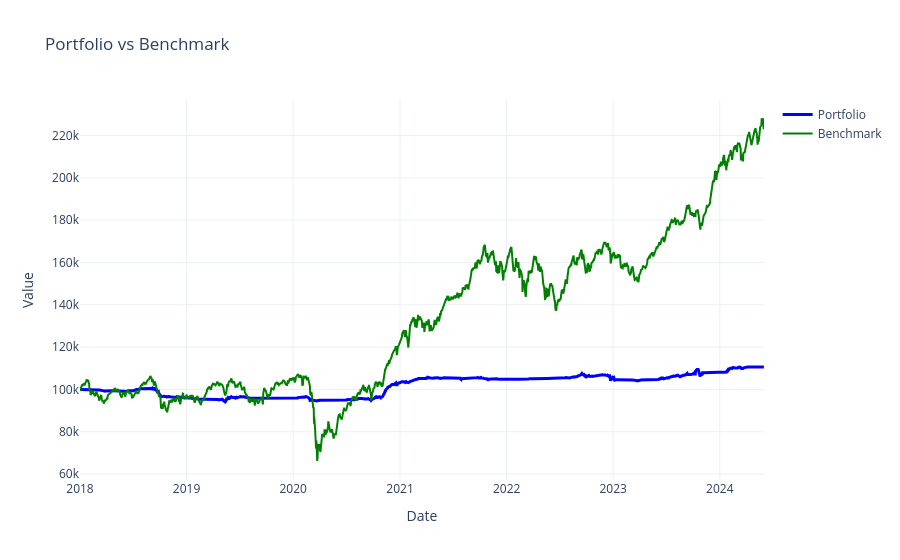

Notebook code cell kept with this figure:
### Code cell
import plotly.graph_objects as go
import plotly.io as pio
benchmark_df = pd.read_csv('src/benchmark.csv', index_col=0, parse_dates=True)
benchmark_df=benchmark_df[TRADING_START_DATE:END_DATE]#HERE ALSO IF UPDATED DATE IN "backtest()"
no_of_stocks = 100000 / benchmark_df['close'].iloc[0]
benchmark_df['close'] = benchmark_df['close'] * no_of_stocks
stats_eq = pf.stats()
eq_curve = pf.value()
eq_curve=eq_curve[TRADING_START_DATE:END_DATE]
fig = go.Figure()

fig.add_trace(go.Scatter(
    x=eq_curve.index,
    y=eq_curve.values,
    mode='lines',
    name='Portfolio',
    line=dict(color='blue', width=3)
))
fig.add_trace(go.Scatter(
    x=benchmark_df.index,
    y=benchmark_df.iloc[:, 0],  # assumes benchmark is in first column
    mode='lines',
    name='Benchmark',
    line=dict(color='green', width=2)
))
fig.update_layout(
    title='Portfolio vs Benchmark',
    xaxis_title='Date',
    yaxis_title='Value',
    template='plotly_white'
)

fig.show()

### Figure 1 — Plotly figure (JSON) as saved in the notebook; plotly's stock layout.template omitted (floating-point values rounded to 4 significant figures; data arrays with more than 128 entries replaced by an {"elided": "..."} marker saying what was removed)
{"data": [{"line": {"color": "blue", "width": 3}, "mode": "lines", "name": "Portfolio", "type": "scatter", "x": {"elided": "1588 str values"}, "y": {"elided": "1588 float values"}}, {"line": {"color": "green", "width": 2}, "mode": "lines", "name": "Benchmark", "type": "scatter", "x": {"elided": "1588 str values"}, "y": {"elided": "1588 float values"}}], "layout": {"title": {"text": "Portfolio vs Benchmark"}, "xaxis": {"title": {"text": "Date"}}, "yaxis": {"title": {"text": "Value"}}}}
